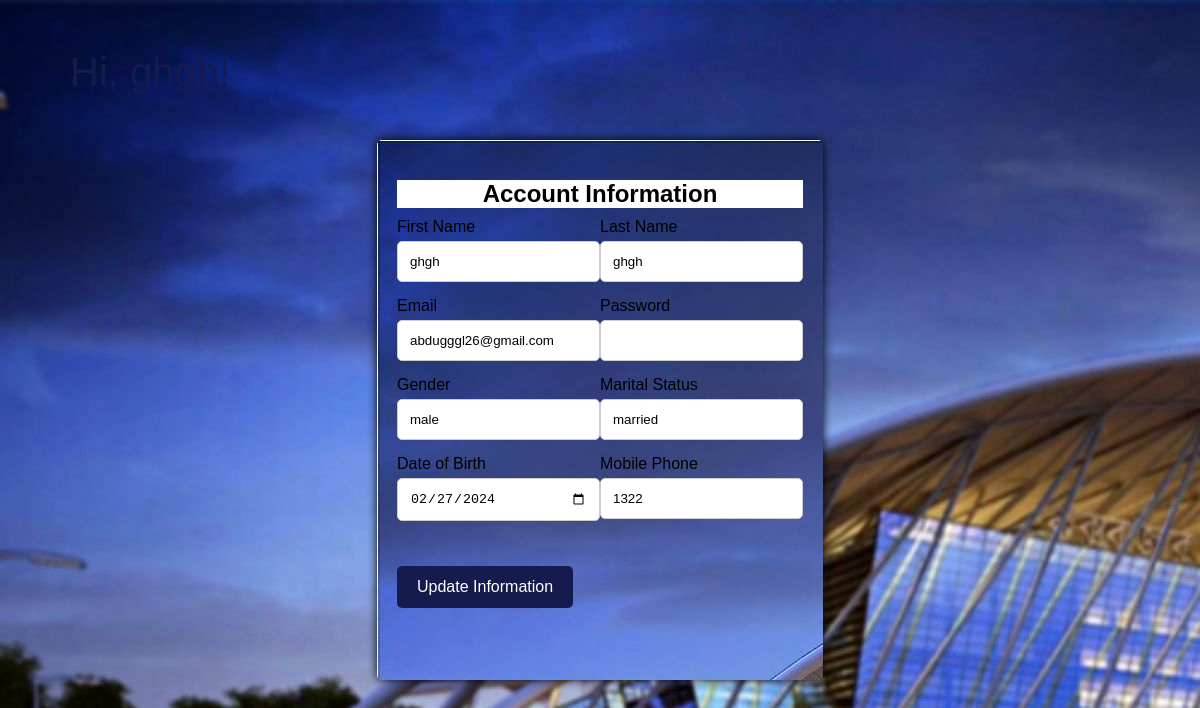
/Accountinfo.php (signed in), run on the app's committed database.
### tables this page shows
CREATE TABLE `users` (
  `user_id` int(11) NOT NULL,
  `first_name` varchar(50) NOT NULL,
  `last_name` varchar(50) NOT NULL,
  `email` varchar(50) NOT NULL,
  `password` varchar(255) NOT NULL,
  `gender` varchar(10) NOT NULL,
  `marital_status` varchar(10) NOT NULL,
  `dob` date NOT NULL,
  `mobile` varchar(15) NOT NULL
);

### Accountinfo.php (the view, shortened to what this page needs)
<?php
require_once 'db_connection.php';
$user_id = $_SESSION['user_id'];
$sql = "SELECT * FROM users WHERE user_id = ?";
$stmt = $conn->prepare($sql);
$stmt->bind_param("i", $user_id);
$stmt->execute();
$result = $stmt->get_result();
if ($result->num_rows == 1) {
    $row = $result->fetch_assoc();
    $first_name = $row['first_name'];
    $last_name = $row['last_name'];
    $email = $row['email'];
    $gender = $row['gender'];
    $marital_status = $row['marital_status'];
    $dob = $row['dob'];
    $mobile = $row['mobile'];
} else {
    $_SESSION['update_error'] = "User not found.";
    header("Location: accountinfo.php");
    exit;
}
?>
<!DOCTYPE html>
<html lang="en">
<head>
</head>
<body>
<div style="position: absolute; top: 50px; left: 70px; font-size: 40px; color: #151B4F;">
</div>
    <div class="container">
        <h2>Account Information</h2>
<form action="<?php echo htmlspecialchars($_SERVER["PHP_SELF"]); ?>" method="post">
    <div style="display: flex; justify-content: space-between;">
        <div style="flex: 1;">
            <label for="first_name">First Name</label>
            <input type="text" id="first_name" name="first_name" value="<?php echo htmlspecialchars($first_name); ?>" required>
        </div>
        <div style="flex: 1;">
            <label for="last_name">Last Name</label>
            <input type="text" id="last_name" name="last_name" value="<?php echo htmlspecialchars($last_name); ?>" required>
        </div>
    </div>
    <div style="display: flex; justify-content: space-between;">
        <div style="flex: 1;">
            <label for="email">Email</label>
            <input type="email" id="email" name="email" value="<?php echo htmlspecialchars($email); ?>" required>
        </div>
        <div style="flex: 1;">
            <label for="password">Password</label>
            <input type="password" id="password" name="password" required>
        </div>
    </div>
    <div style="display: flex; justify-content: space-between;">
        <div style="flex: 1;">
            <label for="gender">Gender</label>
            <input type="text" id="gender" name="gender" value="<?php echo htmlspecialchars($gender); ?>" required>
        </div>
        <div style="flex: 1;">
            <label for="marital_status">Marital Status</label>
            <input type="text" id="marital_status" name="marital_status" value="<?php echo htmlspecialchars($marital_status); ?>" required>
        </div>
    </div>
    <div style="display: flex; justify-content: space-between;">
        <div style="flex: 1;">
            <label for="dob">Date of Birth</label>
            <input type="date" id="dob" name="dob" value="<?php echo htmlspecialchars($dob); ?>" required>
        </div>
        <div style="flex: 1;">
            <label for="mobile">Mobile Phone</label>
            <input type="text" id="mobile" name="mobile" value="<?php echo htmlspecialchars($mobile); ?>" required>
        </div>
    </div>
        <button type="submit" style="background-color: #151B4F; margin-top: 30px;">Update Information</button>
    </form>

### Accountinfo.php (style rules this page uses)
body { background-image: url(d.jpg); font-family: Arial, sans-serif; background-color: #ebf5fb; margin: 0; padding: 10px; top: 10px; display: flex; justify-content: center; align-items: center; height: 100vh; }
.container { background-image: url(picture25.jpg); padding: 20px; border-radius: 05px; box-shadow: 0 0 10px rgba(0, 0, 0, 1); min-width: 300px; min-height: 500px; }
.container h2 { background-color: white; text-align: center; margin-bottom: 10px; }
label { display: block; margin-bottom: 5px; }
input[type="text"], input[type="email"], input[type="date"], input[type="password"] { width: 100%; padding: 12px; margin-bottom: 15px; border: 1px solid #ccc; border-radius: 5px; box-sizing: border-box; }
button[type="submit"] { background-color: #4caf50; color: white; padding: 12px 20px; border: none; border-radius: 5px; cursor: pointer; font-size: 16px; }

### data on the page
users: first_name "ghgh", last_name "ghgh", email "abdugggl26@gmail.com", gender "male", marital_status "married", dob "02/27/2024", mobile "1322"
